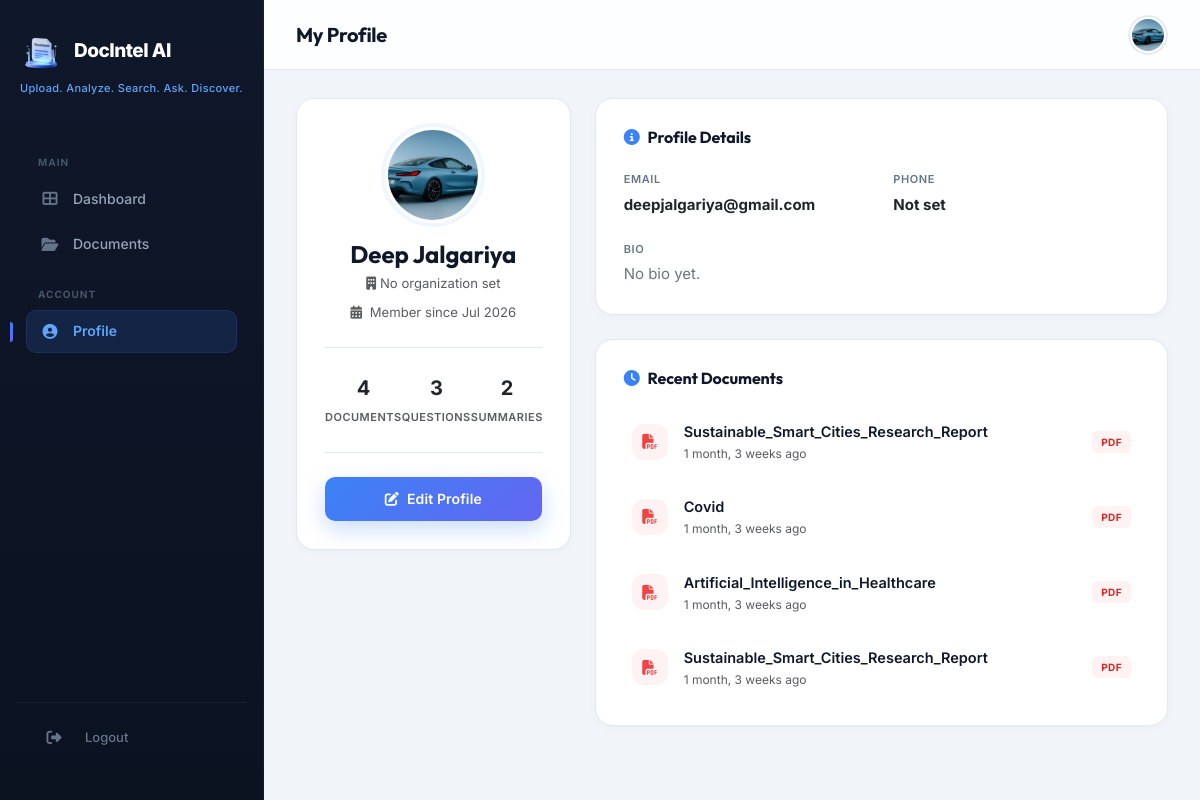
/accounts/profile/ (signed in), run on the app's committed database.
### accounts/models.py (models this page shows, shortened)
class UserProfile(models.Model):
    user = models.OneToOneField(User, on_delete=models.CASCADE, related_name='profile')
    avatar = models.ImageField(upload_to='avatars/', blank=True, null=True)
    bio = models.TextField(max_length=500, blank=True)
    phone = models.CharField(max_length=20, blank=True)
    organization = models.CharField(max_length=100, blank=True)
    theme_preference = models.CharField(
        max_length=10,
        choices=[('light', 'Light'), ('dark', 'Dark'), ('system', 'System')],
        default='system'
    )
    language = models.CharField(max_length=10, default='en')
    email_notifications = models.BooleanField(default=True)
    created_at = models.DateTimeField(auto_now_add=True)
    updated_at = models.DateTimeField(auto_now=True)

### documents/models.py (models this page shows, shortened)
class Document(models.Model):
    FILE_TYPES = [
        ('pdf', 'PDF'),
        ('docx', 'DOCX'),
        ('txt', 'TXT'),
    ]
    user = models.ForeignKey(User, on_delete=models.CASCADE, related_name='documents')
    title = models.CharField(max_length=255)
    file = models.FileField(upload_to=document_upload_path)
    file_type = models.CharField(max_length=10, choices=FILE_TYPES)
    file_size = models.BigIntegerField(default=0)  # in bytes
    page_count = models.IntegerField(default=0)
    word_count = models.IntegerField(default=0)
    char_count = models.IntegerField(default=0)
    paragraph_count = models.IntegerField(default=0)
    text_content = models.TextField(blank=True)
    is_processed = models.BooleanField(default=False)
    uploaded_at = models.DateTimeField(auto_now_add=True)
    updated_at = models.DateTimeField(auto_now=True)
    class Meta:
        ordering = ['-uploaded_at']

### accounts/views.py (the view)
# urls.py: path('profile/', views.profile_view, name='profile'),
@login_required
def profile_view(request):
    profile, created = UserProfile.objects.get_or_create(user=request.user)
    documents = request.user.documents.all().order_by('-uploaded_at')[:5]
    context = {
        'profile': profile,
        'recent_documents': documents,
        'total_documents': request.user.documents.count(),
        'total_questions': request.user.chat_messages.filter(role='user').count(),
        'total_summaries': request.user.documents.filter(summaries__isnull=False).distinct().count(),
    }
    return render(request, 'accounts/profile.html', context)

### templates/accounts/profile.html (shortened to what this page needs)
{% extends 'base_dashboard.html' %}
{% block page_title %}My Profile{% endblock %}
{% block extra_css %}
{{ block.super }}
{% endblock %}
{% block content %}
<div class="row g-4 animate-fade-in">
    <div class="col-lg-4">
        <div class="premium-card text-center">
            {% if profile.avatar %}
                <img src="{{ profile.avatar.url }}" class="avatar avatar-xl mb-3" alt="Avatar">
            {% else %}
                <div class="avatar-placeholder avatar-xl mb-3 mx-auto" style="font-size:32px; width:96px; height:96px;">
                    {{ user.first_name|first|upper }}{{ user.last_name|first|upper }}
                </div>
            {% endif %}
            <h4 class="fw-bold mb-1">{{ user.get_full_name|default:user.username }}</h4>
            <p class="text-muted small mb-2"><i class="fas fa-building me-1"></i>{{ profile.organization|default:"No organization set" }}</p>
            <p class="text-muted small mb-4">
                <i class="fas fa-calendar-alt me-1"></i> Member since {{ user.date_joined|date:"M Y" }}
            </p>
            <hr class="my-4">
            <div class="d-flex justify-content-around">
                <div><strong class="fs-5 text-dark">{{ total_documents }}</strong><br><small class="text-muted text-uppercase" style="font-size: 11px; font-weight:600; letter-spacing:0.5px;">Documents</small></div>
                <div><strong class="fs-5 text-dark">{{ total_questions }}</strong><br><small class="text-muted text-uppercase" style="font-size: 11px; font-weight:600; letter-spacing:0.5px;">Questions</small></div>
                <div><strong class="fs-5 text-dark">{{ total_summaries }}</strong><br><small class="text-muted text-uppercase" style="font-size: 11px; font-weight:600; letter-spacing:0.5px;">Summaries</small></div>
            </div>
            <hr class="my-4">
            <a href="{% url 'accounts:edit_profile' %}" class="btn-gradient-primary w-100 justify-content-center">
                <i class="fas fa-edit"></i> Edit Profile
            </a>
        </div>
    </div>
    <div class="col-lg-8">
        <div class="premium-card mb-4">
            <h5 class="mb-4 fw-bold"><i class="fas fa-info-circle me-2 text-primary"></i>Profile Details</h5>
            <div class="row g-4">
                <div class="col-sm-6">
                    <label class="text-muted d-block small fw-semibold text-uppercase mb-1" style="letter-spacing:0.5px;">Email</label>
                    <strong class="text-dark">{{ user.email }}</strong>
                </div>
                <div class="col-sm-6">
                    <label class="text-muted d-block small fw-semibold text-uppercase mb-1" style="letter-spacing:0.5px;">Phone</label>
                    <strong class="text-dark">{{ profile.phone|default:"Not set" }}</strong>
                </div>
                <div class="col-12">
                    <label class="text-muted d-block small fw-semibold text-uppercase mb-1" style="letter-spacing:0.5px;">Bio</label>
                    <p class="text-secondary mb-0" style="line-height:1.6;">{{ profile.bio|default:"No bio yet." }}</p>
                </div>
            </div>
        </div>
        <div class="premium-card">
            <h5 class="mb-4 fw-bold"><i class="fas fa-clock me-2 text-primary"></i>Recent Documents</h5>
            {% if recent_documents %}
                <div class="d-flex flex-column gap-3">
                    {% for doc in recent_documents %}
                    <div class="d-flex align-items-center justify-content-between p-2 rounded hover-bg-light">
                        <div class="d-flex align-items-center gap-3">
                            <div class="doc-icon {{ doc.file_type }}" style="width:36px;height:36px;font-size:15px; border-radius:var(--radius-md); display:flex; align-items:center; justify-content:center;">
                                <i class="fas fa-file-{% if doc.file_type == 'pdf' %}pdf{% elif doc.file_type == 'docx' %}word{% else %}alt{% endif %}"></i>
                            </div>
                            <div>
                                <a href="{% url 'documents:detail' doc.id %}" class="fw-semibold text-dark" style="font-size:14.5px;">{{ doc.title }}</a>
                                <div class="text-muted small" style="font-size:12px;">{{ doc.uploaded_at|timesince }} ago</div>
                            </div>
                        </div>
                        <span class="badge-premium badge-{{ doc.file_type }}">{{ doc.file_type|upper }}</span>
                    </div>
                    {% endfor %}
                </div>
            {% else %}
                <p class="text-muted small mb-0">No documents uploaded yet.</p>
            {% endif %}
        </div>
    </div>
</div>
{% endblock %}

### templates/base_dashboard.html (shortened to what this page needs)
{% extends 'base.html' %}
{% load static %}
{% block extra_css %}
<link rel="stylesheet" href="{% static 'css/dashboard.css' %}?v=3">
{% endblock %}
{% block body %}
<nav class="sidebar" id="sidebar">
    <div class="brand">
        <img src="{% static 'images/logo.png' %}" alt="DocIntel AI"
            style="height: 42px; width: auto; object-fit: contain; flex-shrink: 0;">
        <span class="brand-text">DocIntel AI</span>
    </div>
    <div class="tagline">
        <span>Upload.</span> <span>Analyze.</span> <span>Search.</span> <span>Ask.</span> <span>Discover.</span>
    </div>
    <div class="sidebar-nav">
        <div class="nav-section-title">Main</div>
        <ul class="nav flex-column">
            <li class="nav-item">
                <a class="nav-link {% if '/dashboard/' in request.path or request.path == '/dashboard' %}active{% endif %}"
                    href="{% url 'dashboard:index' %}">
                    <i class="fas fa-th-large"></i> Dashboard
                </a>
            </li>
            <li class="nav-item">
                <a class="nav-link {% if '/documents/' in request.path %}active{% endif %}"
                    href="{% url 'documents:list' %}">
                    <i class="fas fa-folder-open"></i> Documents
                </a>
            </li>
        </ul>
        <div class="nav-section-title">Account</div>
        <ul class="nav flex-column">
            <li class="nav-item">
                <a class="nav-link {% if '/accounts/' in request.path and '/settings/' not in request.path %}active{% endif %}"
                    href="{% url 'accounts:profile' %}">
                    <i class="fas fa-user-circle"></i> Profile
                </a>
            </li>
        </ul>
    </div>
    <div class="sidebar-footer">
        <a class="nav-link" href="{% url 'accounts:logout' %}">
            <i class="fas fa-sign-out-alt me-2"></i> Logout
        </a>
    </div>
</nav>
<div class="main-content">
    <div class="navbar-dashboard">
        <div class="d-flex align-items-center gap-3">
            <h5 class="page-title mb-0">{% block page_title %}Dashboard{% endblock %}</h5>
        </div>
        <div class="navbar-actions">
            {% if user.is_authenticated %}
            <div class="dropdown">
                <button class="btn-icon dropdown-toggle" data-bs-toggle="dropdown" style="border:none;" aria-expanded="false">
                    {% if user.profile.avatar %}
                    <img src="{{ user.profile.avatar.url }}" class="avatar-sm" alt="avatar">
                    {% else %}
                    <div class="avatar-placeholder avatar-sm" style="font-size:13px;">
                        {{ user.first_name|first|upper|default:user.username|first|upper }}
                    </div>
                    {% endif %}
                </button>
            </div>
            {% else %}
            <div class="d-flex align-items-center gap-2">
                <a href="{% url 'accounts:login' %}" class="btn btn-sm btn-outline-primary rounded-pill px-3 fw-semibold">Log in</a>
                <a href="{% url 'accounts:register' %}" class="btn btn-sm btn-primary rounded-pill px-3 fw-semibold">Sign Up</a>
            </div>
            {% endif %}
        </div>
    </div>
    <div class="content-area">
        {% block content %}{% endblock %}
    </div>
</div>
{% endblock %}

### templates/base.html (shortened to what this page needs)
{% load static %}
<!DOCTYPE html>
<html lang="en" data-theme="light">
<head>
    <link href="https://cdn.jsdelivr.net/npm/bootstrap@5.3.3/dist/css/bootstrap.min.css" rel="stylesheet">
    <link href="https://cdnjs.cloudflare.com/ajax/libs/font-awesome/6.5.1/css/all.min.css" rel="stylesheet">
    <link rel="stylesheet" href="{% static 'css/base.css' %}?v=3">
    {% block extra_css %}{% endblock %}
</head>
<body>
    {% block body %}{% endblock %}
</body>
</html>

### static/css/dashboard.css (style rules this page uses)
.sidebar { position: fixed; left: 0; top: 0; bottom: 0; width: var(--sidebar-width); background: var(--gradient-sidebar); z-index: 1000; transition: var(--transition-base); display: flex; flex-direction: column; overflow-y: auto; overflow-x: hidden; border-right: 1px solid rgba(255,255,255,0.04); }
.sidebar-nav { flex: 1; padding: 12px 10px; }
.sidebar-nav .nav-section-title { font-size: 10px; text-transform: uppercase; letter-spacing: 1.8px; color: rgba(255,255,255,0.28); padding: 16px 14px 8px; font-weight: 700; }
.sidebar-nav .nav-item { margin-bottom: 1px; }
.sidebar-nav .nav-link { display: flex; align-items: center; gap: 11px; padding: 10px 14px; color: rgba(255,255,255,0.55); border-radius: var(--radius-md); transition: var(--transition-fast); font-weight: 500; font-size: 13.5px; position: relative; }
.sidebar-nav .nav-link.active { color: white; background: rgba(99,102,241,0.2); font-weight: 600; box-shadow: inset 0 0 0 1px rgba(99,102,241,0.15); }
.sidebar-nav .nav-link.active i { color: var(--primary-light); }
.sidebar-nav .nav-link i { width: 18px; text-align: center; font-size: 14px; transition: var(--transition-fast); }
.sidebar-footer { padding: 14px; border-top: 1px solid rgba(255,255,255,0.06); }
.main-content { margin-left: var(--sidebar-width); min-height: 100vh; transition: var(--transition-base); }
.navbar-dashboard { background: rgba(248,250,252,0.92); backdrop-filter: blur(20px); -webkit-backdrop-filter: blur(20px); border-bottom: 1px solid var(--border-color); padding: 0 28px; position: sticky; top: 0; z-index: 100; display: flex; align-items: center; justify-content: space-between; height: var(--navbar-height); }
.navbar-dashboard .page-title { font-family: var(--font-heading); font-weight: 700; font-size: 1.25rem; color: var(--text-primary); letter-spacing: -0.01em; }
.navbar-dashboard .navbar-actions { display: flex; align-items: center; gap: 10px; }
.content-area { padding: 24px 28px; }
.btn i, .nav-link i, .dropdown-item i, .doc-icon i, .search-box-nav i { transition: transform 0.25s cubic-bezier(0.4, 0, 0.2, 1), color 0.25s ease; display: inline-block; }

### templates/base.html (style rules this page uses)
:root { --di-ink-900: #0b1220; --di-ink-800: #0f172a; --di-ink-700: #1e293b; --di-slate-600: #475569; --di-slate-500: #64748b; --di-slate-400: #94a3b8; --di-border: #e2e8f0; --di-surface: #f1f5f9; --di-brand-500: #3b82f6; --di-brand-600: #2563eb; --di-violet-500: #6366f1; --di-danger-500: #ef4444; --di-ease: cubic-bezier(0.22, 1, 0.36, 1); }
* { margin: 0; padding: 0; box-sizing: border-box; }
body { font-family: 'Inter', -apple-system, BlinkMacSystemFont, sans-serif; background: var(--di-surface); color: var(--di-ink-800); min-height: 100vh; -webkit-font-smoothing: antialiased; }
.sidebar { position: fixed; top: 0; left: 0; width: 260px; height: 100vh; background: linear-gradient(180deg, var(--di-ink-800) 0%, var(--di-ink-900) 100%); color: #e2e8f0; padding: 28px 18px; overflow-y: auto; z-index: 1050; transition: transform 0.3s var(--di-ease); border-right: 1px solid rgba(255, 255, 255, 0.04); }
.sidebar .tagline { font-size: 12px; color: var(--di-slate-400); margin-bottom: 30px; letter-spacing: 0.3px; }
.sidebar .tagline span { color: #60a5fa; font-weight: 500; }
.sidebar .nav-link { display: flex; align-items: center; gap: 14px; padding: 11px 16px; border-radius: 10px; color: #94a3b8; text-decoration: none; font-size: 14px; font-weight: 500; margin-bottom: 4px; transition: background 0.2s var(--di-ease), color 0.2s var(--di-ease), transform 0.2s var(--di-ease); }
.sidebar .nav-link i { width: 20px; font-size: 16px; color: #64748b; transition: color 0.2s ease; }
.sidebar .nav-link.active { background: rgba(59, 130, 246, 0.14); color: #60a5fa; font-weight: 600; }
.sidebar .nav-link.active i { color: #60a5fa; }
.main-content { margin-left: 260px; min-height: 100vh; display: flex; flex-direction: column; }

### data on the page
UserProfile: avatar (picture), organization "No organization set", phone "Not set", bio "No bio yet."
Document: title "Sustainable_Smart_Cities_Research_Report", uploaded_at "1 month, 3 weeks", file_type "PDF"
Document: title "Covid", uploaded_at "1 month, 3 weeks", file_type "PDF"
Document: title "Artificial_Intelligence_in_Healthcare", uploaded_at "1 month, 3 weeks", file_type "PDF"
Document: title "Sustainable_Smart_Cities_Research_Report", uploaded_at "1 month, 3 weeks", file_type "PDF"

### other printed values
{{ user.get_full_name|default:user.username }} "Deep Jalgariya"
{{ user.date_joined|date:"M Y" }} "Jul 2026"
{{ total_documents }} "4"
{{ total_questions }} "3"
{{ total_summaries }} "2"
{{ user.email }} "deepjalgariya@gmail.com"
